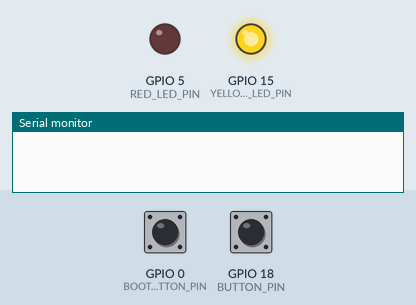
Simulated run of this program. Board: ESP32-S3. On the bench: output pins drawn as LEDs (lit = HIGH), the last lines printed to the serial monitor. Dashed ring = blinking. The test bench sets the inputs (shaded band); at power-on: GPIO 0 (BOOT_BUTTON_PIN) HIGH, GPIO 18 (BUTTON_PIN) HIGH.

Above: at 0.1 s.
At 1.2 s:
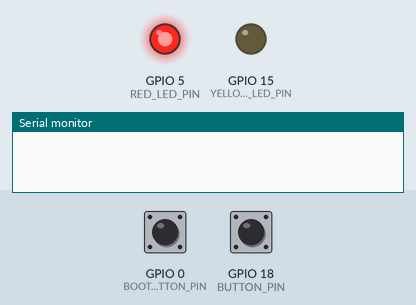
1.3 s: GPIO 0 (BOOT_BUTTON_PIN) pulled LOW for 0.15 s
4.3 s: GPIO 18 (BUTTON_PIN) pulled LOW for 0.15 s
7.3 s: GPIO 0 (BOOT_BUTTON_PIN) pulled LOW for 1 s
10.3 s: GPIO 18 (BUTTON_PIN) pulled LOW for 1 s
At 11.1 s:
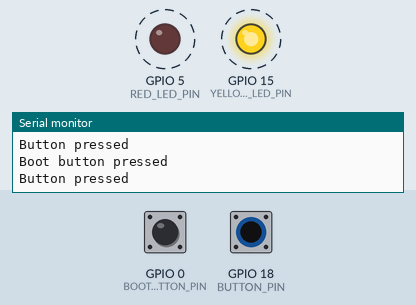
Timing chart, 0 to 14.8 s (numbered marks = the images above; inputs shaded):
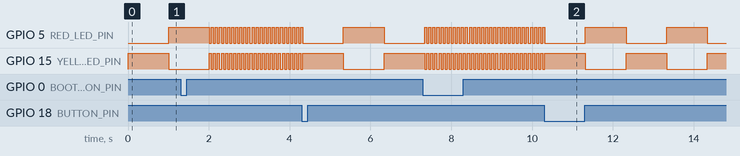

Measured:
- after the input at 10.3 s, GPIO 5 (RED_LED_PIN), GPIO 15 (YELLOW_LED_PIN): alternates HIGH for 1.0 s and LOW for 1.0 s, starting after 1.0 s
- by itself, GPIO 5 (RED_LED_PIN), GPIO 15 (YELLOW_LED_PIN): alternates HIGH for 0.05 s and LOW for 0.05 s

The program:

main.cpp
```cpp
#include <Arduino.h>

#define RED_LED_PIN 5
#define YELLOW_LED_PIN 15
#define BUTTON_PIN 18
#define BOOT_BUTTON_PIN 0
#define DEBOUNCE_MS 30

bool ledState = false; // true is LED ON, false is LED OFF
bool lastReading = HIGH; // last reading from the button pin
bool lastReadingBoot = HIGH; // last reading from the boot button pin
uint32_t lastEdgeTime = 0; // the last time the button pin was toggled
uint32_t lastEdgeTimeBoot = 0; // the last time the boot button pin was toggled


uint32_t blinkingDelayMs = 1000;

uint32_t delayButtonMs = 1000;
uint32_t delayBootButtonMs = 50;

void setup() {
  Serial.begin(115200);
  pinMode(RED_LED_PIN, OUTPUT);
  digitalWrite(RED_LED_PIN, LOW);
  pinMode(YELLOW_LED_PIN, OUTPUT);
  digitalWrite(YELLOW_LED_PIN, LOW);

  pinMode(BUTTON_PIN, INPUT_PULLUP);
  pinMode(BOOT_BUTTON_PIN, INPUT_PULLUP);
}

void checkButton(uint32_t delayMs) {
  for (uint32_t i = 0; i < delayMs; i += 2) {
    bool reading = digitalRead(BUTTON_PIN);
    bool readingBoot = digitalRead(BOOT_BUTTON_PIN);

    // check the external button state and debounce it
    if (reading != lastReading && (millis() - lastEdgeTime) >= DEBOUNCE_MS) {
      lastEdgeTime = millis();
      lastReading  = reading;

      if (reading == LOW) {              // HIGH -> LOW == press
          blinkingDelayMs = delayButtonMs; // set the delay to 1 second
          Serial.println("Button pressed");
        }
    }
    // check the boot button state and debounce it
    if (readingBoot != lastReadingBoot && (millis() - lastEdgeTimeBoot) >= DEBOUNCE_MS) {
      lastEdgeTimeBoot = millis();
      lastReadingBoot  = readingBoot;

      if (readingBoot == LOW) {              // HIGH -> LOW == press
          blinkingDelayMs = delayBootButtonMs; // set the delay to 50 ms
          Serial.println("Boot button pressed");
        }
    }

    delay(2); // wait 2 ms before next reading
  }

}


void loop() {

  digitalWrite(YELLOW_LED_PIN, HIGH);
  // delay(delayMs);
  checkButton(blinkingDelayMs);
  digitalWrite(YELLOW_LED_PIN, LOW);

  digitalWrite(RED_LED_PIN, HIGH);
  // delay(delayMs);
  checkButton(blinkingDelayMs);
  digitalWrite(RED_LED_PIN, LOW);

}
```
